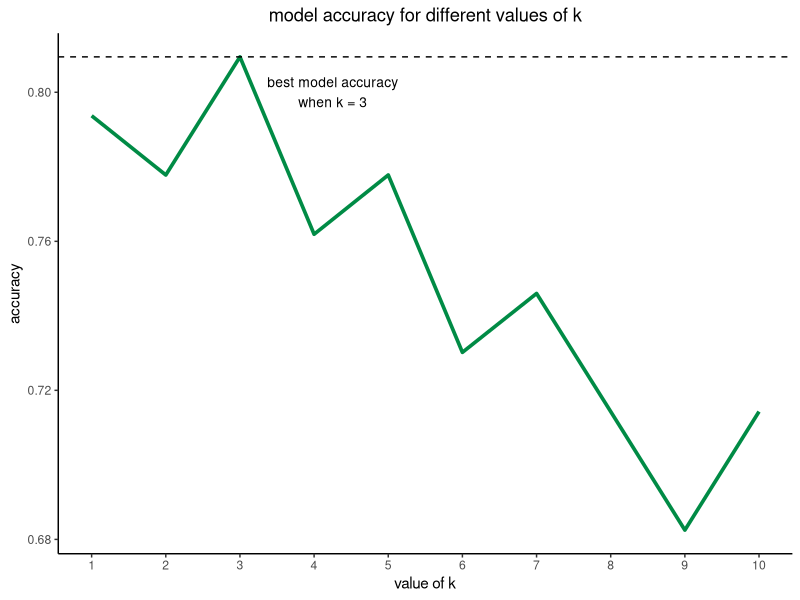

Write the R code that produced this figure.
## ---- chunk 1
library(class)
library(caret)
library(mlbench)
library(e1071)
library(tidyverse)
## ---- chunk 2
data(Sonar)
df = Sonar
head(df[1:10])
## ---- chunk 3
paste0("the data has ", nrow(df), " rows and ", ncol(df), " columns")
## ---- chunk 4
table(df$Class)
colSums(is.na(df))
## ---- chunk 5
set.seed(123)
df = df[sample(nrow(df)), ] # shuffling the data
bound = floor(0.7 * nrow(df))
df_train = df[1:bound, ]
df_test = df[(bound + 1):nrow(df), ]

paste0("the data has ", nrow(df_train), " observations in the training set and ", nrow(df_test),
       " observations in the testing set")
## ---- chunk 6
cat("class distribution in training data: \n", round(table(df_train$Class) / nrow(df_train), 3))
cat("class distribution in testing data: \n", round(table(df_test$Class)/nrow(df_test), 3))
## ---- chunk 7
x_train = subset(df_train, select = -Class)
y_train = df_train$Class
x_test = subset(df_test, select = -Class)
y_test = df_test$Class

head(x_train[1:5])
y_train[1:25]
## ---- chunk 8
model_knn = knn(train = x_train,
                test = x_test,
                cl = y_train,
                k = 3)

model_knn
## ---- chunk 9
conf_mat = table(y_test, model_knn)
conf_mat
## ---- chunk 10
round(sum(diag(conf_mat)) / sum(conf_mat), 4)
## ---- chunk 11
set.seed(123)

res = data.frame(i = 1:10, accuracy = NA)

for (i in 1:10) {
  mod = knn(train = x_train,
                  test = x_test,
                  cl = y_train,
                  k = i)

  acc = round(sum(mod == y_test) / length(y_test), 4)
  res$accuracy[i] = acc
}

res |>
  ggplot(aes(i, accuracy, group = 1)) +
  geom_line(col = "springgreen4", linewidth = 1.25) +
  geom_hline(yintercept = max(res$accuracy), linetype = "dashed") +
  annotate("text", x = 4.25, y = 0.8, label = "best model accuracy\nwhen k = 3", size = 3.5) +
  theme_classic() +
  labs(x = "value of k", title = "model accuracy for different values of k") +
  theme(plot.title = element_text(hjust = 0.5)) +
  scale_x_continuous(breaks = 1:10)
## ---- chunk 12
knn_cv = knn.cv(train = x_train, cl = y_train, k = 3)
knn_cv
## ---- chunk 13
conf_mat_cv = table(y_train, knn_cv)
conf_mat_cv

paste("cross validation accuracy:", sum(diag(conf_mat_cv)) / sum(conf_mat_cv))
## ---- chunk 14
set.seed(2016)
in_train = createDataPartition(df$Class, p = 0.7, list = F)
ndf_train = df[in_train, ]
ndf_test = df[-in_train, ]

head(ndf_train[1:10])
## ---- chunk 15
ctrl = trainControl(method = "repeatedcv", number = 5, repeats = 2)
nn_grid = expand.grid(k = c(1, 3, 5, 7))
nn_grid
## ---- chunk 16
set.seed(2016)

best_knn = train(Class ~ ., data = ndf_train,
                 method = "knn", trControl = ctrl,
                 preProcess = c("center", "scale"),
                 tuneGrid = nn_grid)

best_knn
